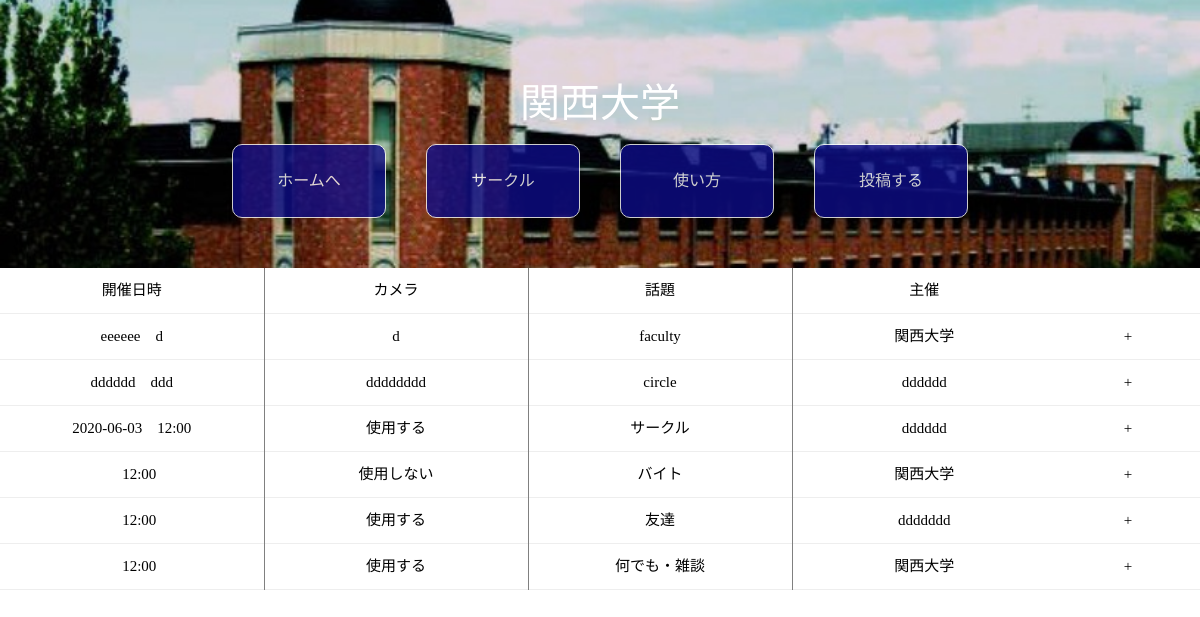
Screenshot of /zoom/1 with the database file from the repository.
### class_app/models.py (models this page shows, shortened)
class School(models.Model):
    name = models.CharField(max_length=50)
    clubs = models.ManyToManyField(Club)
    def __str__(self):
        return self.name

class Zoom_list(models.Model):
    title = models.CharField(max_length = 100)
    name = models.CharField(max_length=100)
    datetime = models.CharField(max_length=100)
    date = models.CharField(max_length=100)
    camera = models.CharField(max_length=100)
    content = models.TextField()
    url = models.CharField(max_length=100)
    school = models.ForeignKey(School, on_delete=models.CASCADE)

### class_app/views.py (the view)
# urls.py: path('zoom/<int:pk>',zoom,name="zoom"),
def zoom(request, pk):
    school = School.objects.get(pk=pk)
    lists = Zoom_list.objects.filter(school_id=pk).order_by('id').reverse()
    z = {
        'school': school,
        'lists': lists,
    }
    return render(request, 'zoom_list.html',z)

### templates/zoom_list.html (shortened to what this page needs)
{% load static %}
<!doctype html>
<html>
    <head>
        <link rel="stylesheet" href="{% static 'zoom_list.css' %}">
        <link rel="stylesheet" href="{% static 'responsive-zoom.css' %}">
    </head>
    <body>
        <header id="school{{school.id}}">
            <h1 class="name_u">{{school}}</h1>
            <ul class="choice btn{{school.id}}">
                <ol><a href="{% url 'top' %}">ホームへ</a></ol>
                <ol><a href="{% url 'club' pk=school.pk %}">サークル</a></ol>
                <ol><a href="{% url 'explanation' pk=school.pk %}">使い方</a></ol>
                <ol><a href="{% url 'post' pk=school.pk %}">投稿する</a></ol>
            </ul>
        </header>
        <div class="list">
            <table>
                <tr>
                <th class="event-time">開催日時</th>
                <th class="camera">カメラ</th>
                <th class="title">話題</th>
                <th class="host-name">主催</th>
                <th></th>
                </tr>
                <div class="zoom-item">
                    {% for list in lists %}
                    <tr class="change-color">
                        <td class="event-time ">{{list.datetime}}　{{list.date}}</td>
                        <td class="camera">{{list.camera}}</td>
                        <td class="title">{{list.title}}</td>
                        <td class="host-name">{{list.name}}</td>
                        <td><span>+</span></td>
                    </tr>
                    {% endfor %}
                </div>
            </table>
        </div>
    </body>
</html>

### static/zoom_list.css (style rules this page uses)
html, body, div, span, applet, object, iframe, h1, h2, h3, h4, h5, h6, p, blockquote, pre, a, abbr, acronym, address, big, cite, code, del, dfn, em, img, ins, kbd, q, s, samp, small, strike, strong, sub, sup, tt, var, b, u, i, center, dl, dt, dd, ol, ul, li, fieldset, form, label, legend, table, caption, tbody, tfoot, thead, tr, th, td, article, aside, canvas, details, embed, figure, figcaption, footer, header, hgroup, menu, nav, output, ruby, section, summary, time, mark, audio, video { margin: 0; padding: 0; border: 0; font-size: 100%; font: inherit; vertical-align: baseline; }
article, aside, details, figcaption, figure, footer, header, hgroup, menu, nav, section { display: block; }
body { line-height: 1; }
ol, ul { list-style: none; }
table { border-collapse: collapse; border-spacing: 0; }
header { padding: 7% 0; background-repeat: no-repeat; background-position: center center; background-size:cover; height:100px; color:white; }
#school1 { background-image:url('../static/kuc_zoomlist.jpg') ; }
header h1 { font-size:40px; padding-bottom: 20px; }
.name_u,.choice { display: flex; justify-content: center; line-height: 40px; }
a { text-decoration: none; color:white; }
.choice ol { width:10%; padding-inline-start: 0px; text-align: center; border-radius:10px; margin:0 20px; padding:16px; opacity:0.8; }
.btn1 ol { border:1px solid white; background-color:#0d0c87; color:white; }
.choice a { display:block; }
table { border-collapse: collapse; border-spacing: 0; width:100%; }
table tr { border-bottom: solid 1px #eee; }
th,td { text-align: center; padding-inline-start: 0px; padding:15px; font-size:15px; }
.event-time,.camera,.title { width:22%; border-right:1px solid grey; }
.host-name { width:22%; }

### rows the page displays
School: name "関西大学"
Zoom_list: datetime "eeeeee", date "d", camera "d", title "faculty", name "関西大学"
Zoom_list: datetime "dddddd", date "ddd", camera "dddddddd", title "circle", name "dddddd"
Zoom_list: datetime "2020-06-03", date "12:00", camera "使用する", title "サークル", name "dddddd"
Zoom_list: date "12:00", camera "使用しない", title "バイト", name "関西大学"
Zoom_list: date "12:00", camera "使用する", title "友達", name "ddddddd"
Zoom_list: date "12:00", camera "使用する", title "何でも・雑談", name "関西大学"
